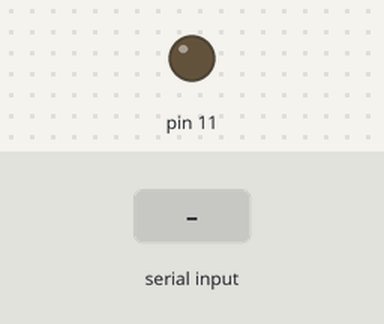
A sketch run on a simulated Arduino Uno, built with avr-gcc and run on an emulated ATmega328P. On the bench: output pins drawn as LEDs (lit = HIGH). The test bench sets the inputs (shaded band).

Above: at 1.2 s.
1.3 s: "90,45\n" received over Serial
At 2.1 s:
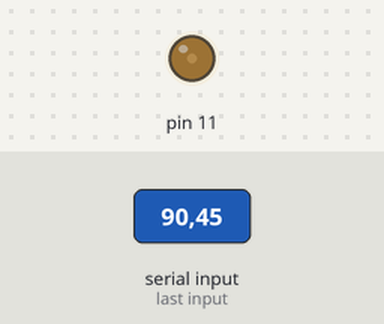
3.8 s: "30,150\n" received over Serial
At 4.5 s:
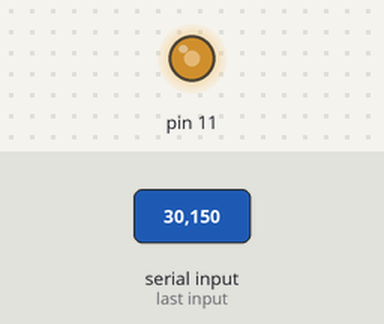
6.3 s: "200\n" received over Serial
At 7.1 s:
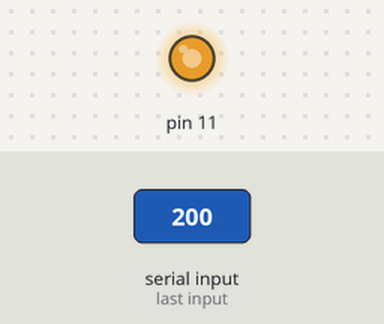
Timing chart, 0 to 9.3 s (numbered marks = the images above; inputs shaded):
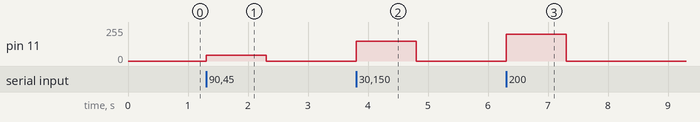

The sketch:

LED_________.ino
```cpp
void setup() {
  // put your setup code here, to run once:
  pinMode(11,OUTPUT);
  Serial.begin(9600);
}

void loop() {
  // put your main code here, to run repeatedly:
  if(Serial.available())
  {
    int rint = Serial.parseInt();
    analogWrite(11,rint);
  }
}
```

Measured:
- after the input at 1.3 s, pin 11: 0/255 → 45/255 at once, → 0/255 1.0 s later
- after the input at 3.8 s, pin 11: 0/255 → 150/255 at once, → 0/255 1.0 s later
- after the input at 6.3 s, pin 11: 0/255 → 200/255 at once, → 0/255 1.0 s later
